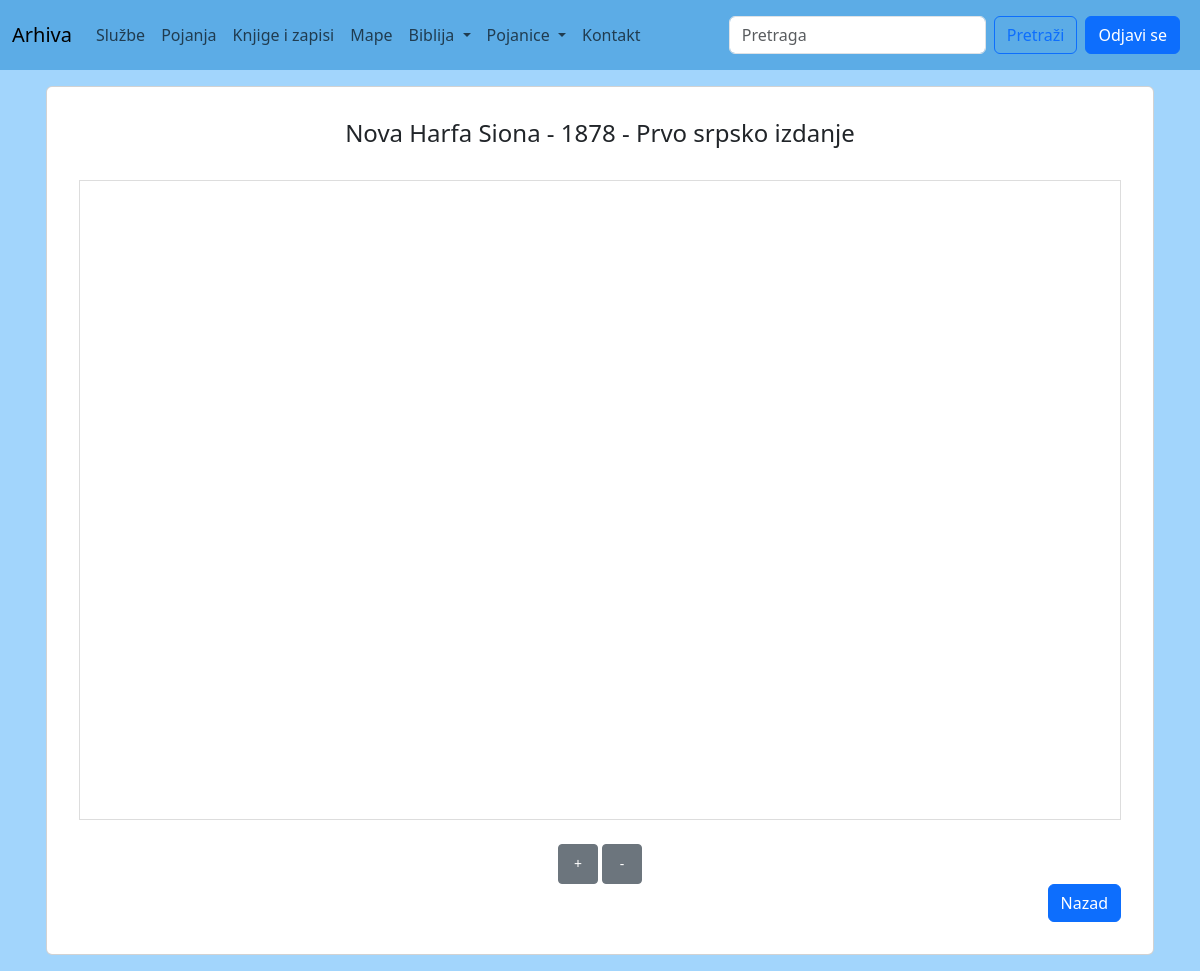
Page /stare-pojanice/nova-harfa-siona-1878/ (signed in) on the committed database.
### pojanice/models.py (models this page shows, shortened)
class StaraPojanicaFolder(models.Model):
    name = models.CharField(max_length=255)
    slug = models.SlugField(unique=True, blank=True, null=True)
    izdanje = models.CharField(max_length=255, blank=True, null=True)
    godina_izdanja = models.CharField(max_length=255, blank=True, null=True)
    jezik = models.CharField(max_length=255, blank=True, null=True)

### pojanice/views.py (the view)
# urls.py: path('stare-pojanice/<str:pojanica_slug>/', stare_pojanja_text_view,name='stare_pojanja_text_view'),
@login_required(login_url="/login/")
def stare_pojanja_text_view(request, pojanica_slug):
    pojanica = get_object_or_404(StaraPojanicaFolder, slug=pojanica_slug)
    text = StaraPojanica.objects.filter(pojanje=pojanica)
    pdf_file = text.first().file.url if text.exists() and text.first().file else None
    return render(request, 'stare-pojanice-text.html', {'pdf_file':pdf_file,'text': text,'pojanica': pojanica})

### pojanice/templates/stare-pojanice-text.html (shortened to what this page needs)
{% extends "base.html" %}
{% block content %}
<div class="container p-3">
    <div class="row">
        <div class="col-12">
            <div class="card p-3">
                <div class="card-body text-center">
                    <h4 class="card-title">{{ pojanica.name }} - {{ pojanica.godina_izdanja }} - {{ pojanica.izdanje }} {{ pojanica.jezik }} izdanje</h4>
                    <br>
                    <div id="pdf-scroll-container" class="book-container overflow-auto" style="height: 80vh; border: 1px solid #ddd; white-space: nowrap;">
                    </div>
                    <div class="mt-4 text-end">
                        <div class="mt-3 text-center">
                            <button id="zoom-in" class="btn btn-secondary btn-sm" style="width: 40px; height: 40px;">+</button>
                            <button id="zoom-out" class="btn btn-secondary btn-sm" style="width: 40px; height: 40px;">-</button>
                        </div>
                        <a href="{% url 'stare_pojanice_list' %}" class="btn btn-primary">
                             Nazad
                        </a>
                    </div>
                </div>
            </div>
        </div>
    </div>
</div>
{% endblock %}

### rows in the picture
StaraPojanicaFolder: name "Nova Harfa Siona", godina_izdanja "1878", izdanje "Prvo", jezik "srpsko"
